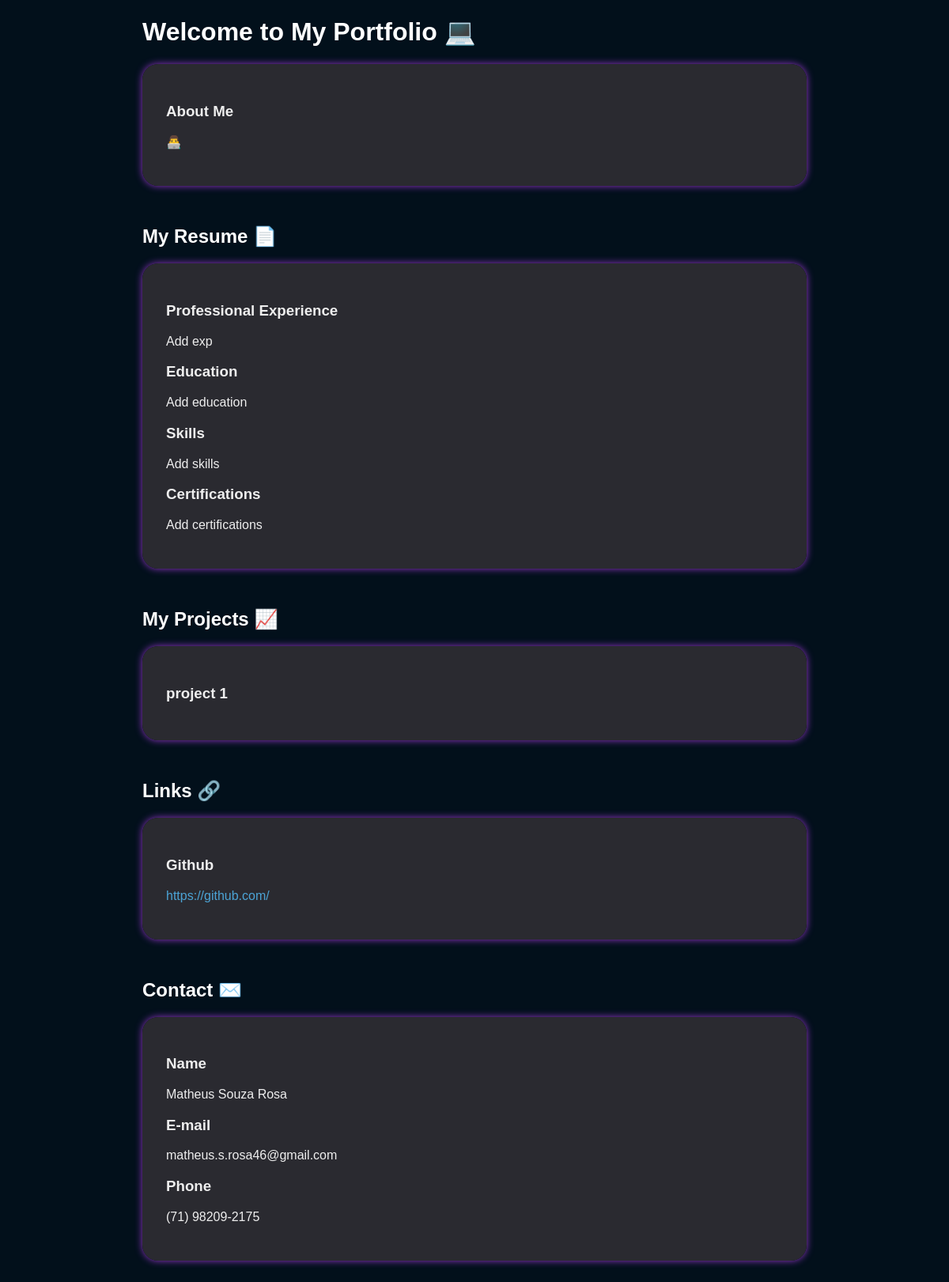
The page / on the database its author committed.
### portfolio/models.py (models this page shows, shortened)
class Intro(models.Model):
    title = models.CharField(max_length=100)
    description = models.TextField()

class Resume(models.Model):
    prof_exp = models.TextField()
    education = models.TextField()
    skills = models.TextField()
    certifications = models.TextField()

class Project(models.Model):
    title = models.CharField(max_length=100)
    description = models.TextField()
    link = models.URLField()

class Links(models.Model):
    title = models.CharField(max_length=100)
    link = models.URLField()

class Contacts(models.Model):
    name = models.CharField(max_length=100)
    email = models.EmailField(max_length=254)
    phone = models.CharField(max_length=20)

### portfolio/views.py (the view)
# urls.py: path('', views.index, name='index'),
def index(request):
    intros = Intro.objects.all()
    projects = Project.objects.all()
    links = Links.objects.all()
    resumes = Resume.objects.all()
    contacts = Contacts.objects.all()
    context = {'intros': intros, 'projects': projects, 'links': links, 'resumes': resumes, 'contacts': contacts}
    return render(request, 'index.html', context)

### portfolio/templates/index.html (shortened to what this page needs)
<!DOCTYPE html>
<html>
<head>
</head>
<body>
    <div class="container">
        <h1>Welcome to My Portfolio 💻</h1>
        {% for intro in intros %}
            <div class="intro">
                <h3>{{ intro.title }}</h3>
                <p>{{ intro.description }}</p>
            </div>
        {% endfor %}
        <div class="section">
            <h2>My Resume 📄</h2>
            {% for resume in resumes %}
            <div class="resume">
                <h3>Professional Experience</h3>
                <p>{{ resume.prof_exp }}</p>
                <h3>Education</h3>
                <p>{{ resume.education }}</p>
                <h3>Skills</h3>
                <p>{{ resume.skills }}</p>
                <h3>Certifications</h3>
                <p>{{ resume.certifications }}</p>
            </div>
            {% endfor %}
        <div class="section">
            <h2>My Projects 📈</h2>
            {% for project in projects %}
                <div class="project" onclick="this.classList.toggle('open')">
                    <h3>{{ project.title }}</h3>
                </div>
            {% endfor %}
        </div>
        <div class="section">
            <h2>Links 🔗</h2>
            {% for link in links %}
                <div class="link">
                    <h3>{{ link.title }}</h3>
                    <p><a href="{{ link.link }}">{{ link.link }}</a></p>
                </div>
            {% endfor %}
        <div class="section">
            <h2>Contact ✉️</h2>
            {% for contact in contacts %}
                <div class="contact">
                    <h3>Name</h3>
                    <p>{{ contact.name }}</p>
                    <h3>E-mail</h3>
                    <p>{{ contact.email }}</p>
                    <h3>Phone</h3>
                    <p>{{ contact.phone }}</p>
                </div>
            {% endfor %}
        </div>
    </div>
</body>
</html>

### portfolio/templates/index.html (style rules this page uses)
body { font-family: Arial, sans-serif; margin: 0; padding: 0; background-color: #02101b; color: #eeeeee; }
.container { width: 70%; margin: auto; overflow: visible; }
h1, h2 { color: #ffffff; }
.section { margin-bottom: 0px; }
.intro, .project, .link, .resume, .contact { background-color: #2b2b31fd; padding: 30px; border-radius: 20px; box-shadow: 0 0 10px rgb(148, 54, 202); margin-bottom: 50px; cursor: pointer; }
.link a, .project a { color: rgb(76, 164, 214); text-decoration: none; }

### rows shown on the page
Intro: title "About Me", description "👨‍💻"
Resume: prof_exp "Add exp", education "Add education", skills "Add skills", certifications "Add certifications"
Project: title "project 1"
Links: title "Github", link "https://github.com/"
Contacts: name "Matheus Souza Rosa", email "matheus.s.rosa46@gmail.com", phone "(71) 98209-2175"
